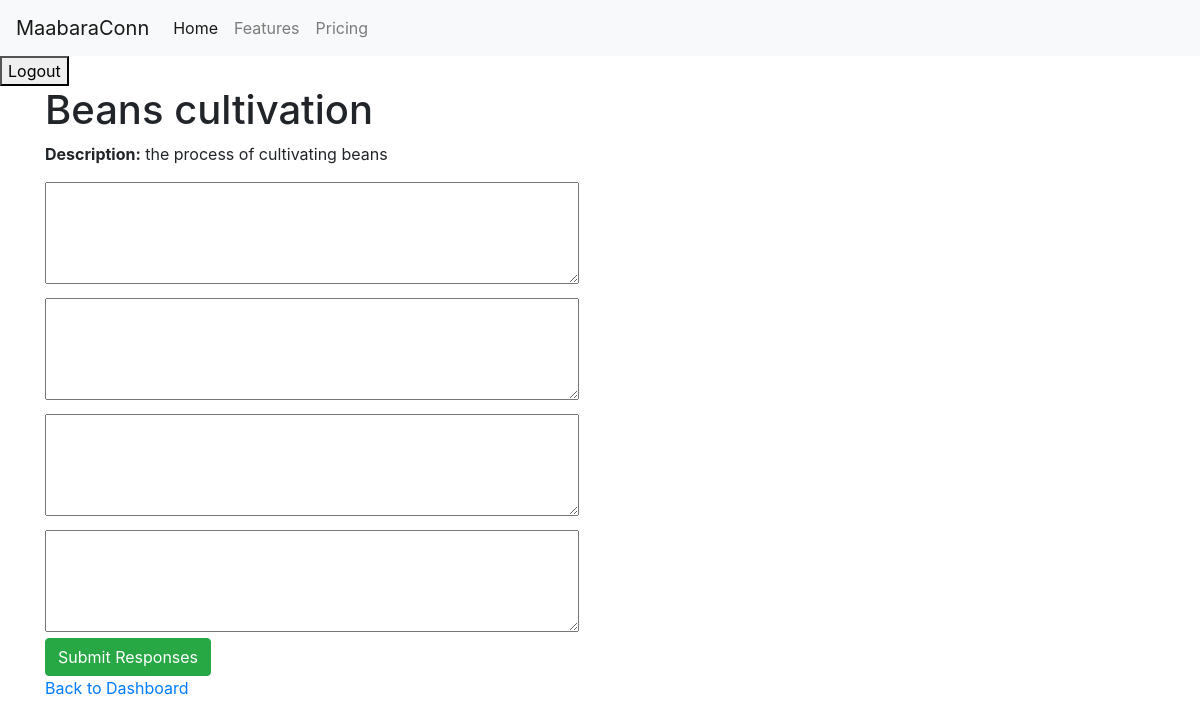
Screenshot of /users/lab-reports/4/ (signed in) with the database file from the repository.
### users/models.py (models this page shows, shortened)
class LabReport(models.Model):
    REPORT_TYPE_CHOICES = [
        ('IND', 'Individual'),
        ('GRP', 'Group'),]
    report_type = models.CharField(
        max_length=3, choices=REPORT_TYPE_CHOICES, default='IND')
    creator = models.ForeignKey(
        settings.AUTH_USER_MODEL, on_delete=models.CASCADE, related_name='lab_reports')
    course = models.ForeignKey(
        Course, on_delete=models.CASCADE, related_name='lab_reports')
    title = models.CharField(max_length=255)
    description = models.TextField()
    laboratory = models.ForeignKey(
        Laboratory, on_delete=models.CASCADE, related_name='lab_reports', null=True)
    document = models.FileField(upload_to='lab_reports/')
    submitted_at = models.DateTimeField(auto_now_add=True)
    status = models.CharField(max_length=100, default='Pending')
    template = models.ForeignKey(
        LabTemplate, on_delete=models.SET_NULL, null=True, blank=True, related_name='lab_reports')

class TemplateSection(models.Model):
    lab_template = models.ForeignKey(
        LabTemplate, on_delete=models.CASCADE, related_name='sections')
    title = models.CharField(max_length=255)
    content = models.TextField()
    visible_to_students = models.BooleanField(default=True)
    section_type = models.ForeignKey(SectionType, on_delete=models.CASCADE)

### users/views.py (the view, shortened to what this page needs)
@login_required
def lab_report_detail(request, lab_report_id):
    lab_report = get_object_or_404(LabReport, pk=lab_report_id)
    template = lab_report.template
    if not template:
        messages.error(request, "No template associated with this lab report.")
        return redirect('some_dashboard_view')
    sections = template.sections.all()
    responses = {response.section.id: response.response_text for response in
                 StudentResponse.objects.filter(student=request.user, section__in=sections)}
    context = {
        'lab_report': lab_report,
        'sections': sections,
        'responses': responses,
    }
    return render(request, 'course/lab_report_detail.html', context)

### users/templates/course/lab_report_detail.html (shortened to what this page needs)
{% extends 'base.html' %} {% load static %} {% block content %}
<div class="container">
  <h1>{{ lab_report.title }}</h1>
  <p><strong>Description:</strong> {{ lab_report.description }}</p>
  <form action="" method="post">
    {% csrf_token %} {% for section in sections %}
    <div>
      <textarea name="response_{{ section.id }}" rows="4" cols="50">
{{ responses.section.id }}</textarea
      >
    </div>
    {% endfor %}
    <button type="submit" class="btn btn-success">Submit Responses</button>
  </form>
  <a href="{% url 'student_dashboard' %}">Back to Dashboard</a>
</div>
{%endblock%}

### rows the page displays
LabReport: title "Beans cultivation", description "the process of cultivating beans"
